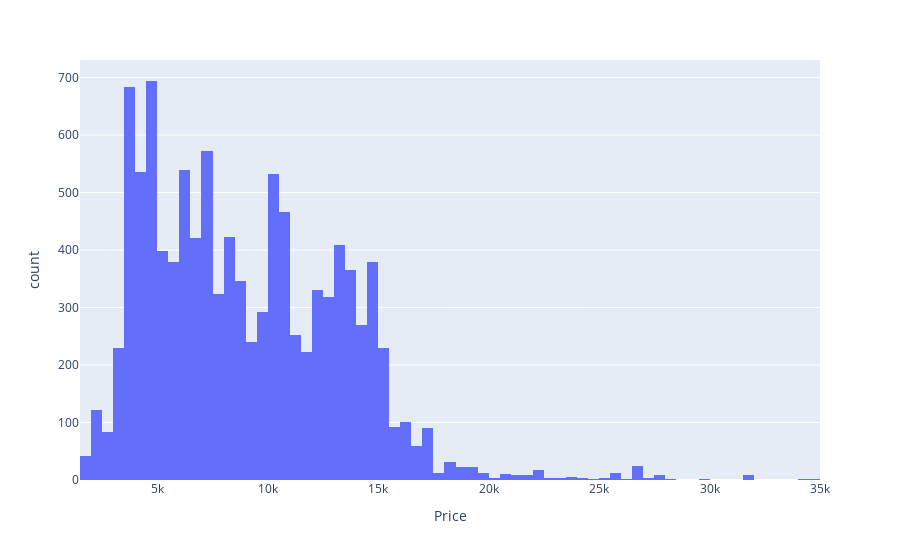

Notebook code for this chart:
### Code cell
import plotly.express as px

fig = px.histogram(data, x='Price')  # or px.box, px.scatter, etc.
fig.show()

### Figure 1 — Plotly figure (JSON) as saved in the notebook; plotly's stock layout.template omitted (floating-point values rounded to 4 significant figures; data arrays with more than 128 entries replaced by an {"elided": "..."} marker saying what was removed)
{"data": [{"alignmentgroup": "True", "bingroup": "x", "hovertemplate": "Price=%{x}<br>count=%{y}<extra></extra>", "legendgroup": "", "marker": {"color": "#636efa", "pattern": {"shape": ""}}, "name": "", "offsetgroup": "", "orientation": "v", "showlegend": false, "type": "histogram", "x": {"elided": "10682 int values"}, "xaxis": "x", "yaxis": "y"}], "layout": {"autosize": true, "barmode": "relative", "legend": {"tracegroupgap": 0}, "margin": {"t": 60}, "xaxis": {"anchor": "y", "autorange": true, "domain": [0, 1], "range": [1500.0, 35000.0], "title": {"text": "Price"}, "type": "linear"}, "yaxis": {"anchor": "x", "autorange": true, "domain": [0, 1], "range": [0, 730.5], "title": {"text": "count"}}}}
